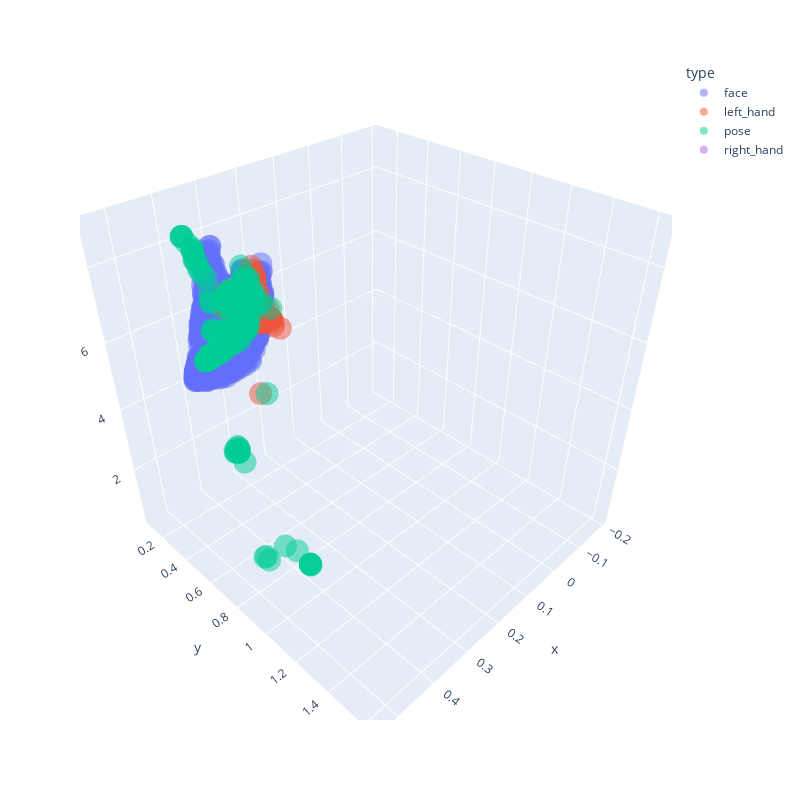

Notebook code for this chart:
### Code cell
px.scatter_3d(df2, x="x", y="y", z="z", color="type" , opacity=0.5, width=800, height=800).show()

### Figure 1 — Plotly figure (JSON) as saved in the notebook; plotly's stock layout.template omitted (floating-point values rounded to 4 significant figures; data arrays with more than 128 entries replaced by an {"elided": "..."} marker saying what was removed)
{"data": [{"hovertemplate": "type=face<br>x=%{x}<br>y=%{y}<br>z=%{z}<extra></extra>", "legendgroup": "face", "marker": {"color": "#636efa", "opacity": 0.5, "symbol": "circle"}, "mode": "markers", "name": "face", "scene": "scene", "showlegend": true, "type": "scatter3d", "x": {"elided": "8892 float values"}, "y": {"elided": "8892 float values"}, "z": {"elided": "8892 float values"}}, {"hovertemplate": "type=left_hand<br>x=%{x}<br>y=%{y}<br>z=%{z}<extra></extra>", "legendgroup": "left_hand", "marker": {"color": "#EF553B", "opacity": 0.5, "symbol": "circle"}, "mode": "markers", "name": "left_hand", "scene": "scene", "showlegend": true, "type": "scatter3d", "x": {"elided": "399 float values"}, "y": {"elided": "399 float values"}, "z": {"elided": "399 float values"}}, {"hovertemplate": "type=pose<br>x=%{x}<br>y=%{y}<br>z=%{z}<extra></extra>", "legendgroup": "pose", "marker": {"color": "#00cc96", "opacity": 0.5, "symbol": "circle"}, "mode": "markers", "name": "pose", "scene": "scene", "showlegend": true, "type": "scatter3d", "x": {"elided": "627 float values"}, "y": {"elided": "627 float values"}, "z": {"elided": "627 float values"}}, {"hovertemplate": "type=right_hand<br>x=%{x}<br>y=%{y}<br>z=%{z}<extra></extra>", "legendgroup": "right_hand", "marker": {"color": "#ab63fa", "opacity": 0.5, "symbol": "circle"}, "mode": "markers", "name": "right_hand", "scene": "scene", "showlegend": true, "type": "scatter3d", "x": {"elided": "399 float values"}, "y": {"elided": "399 float values"}, "z": {"elided": "399 float values"}}], "layout": {"height": 800, "legend": {"title": {"text": "type"}, "tracegroupgap": 0}, "margin": {"t": 60}, "scene": {"domain": {"x": [0, 1], "y": [0, 1]}, "xaxis": {"title": {"text": "x"}}, "yaxis": {"title": {"text": "y"}}, "zaxis": {"title": {"text": "z"}}}, "width": 800}}
